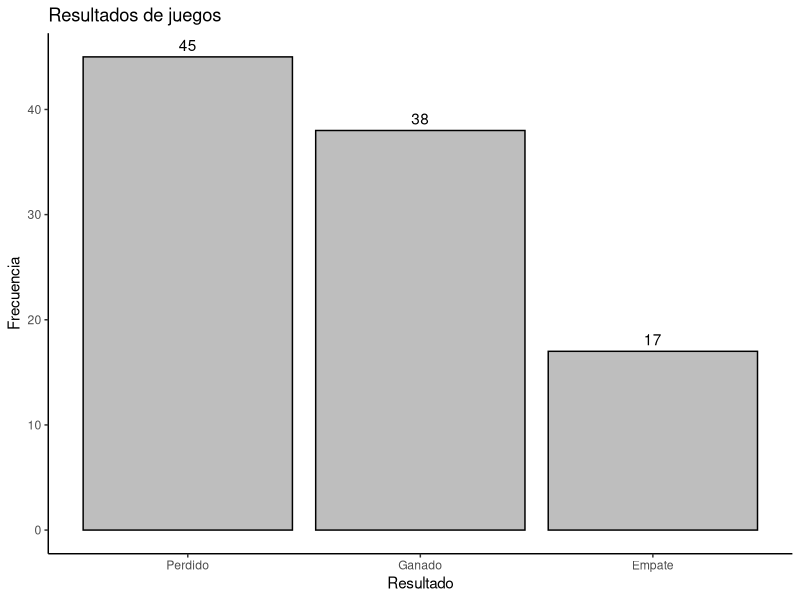
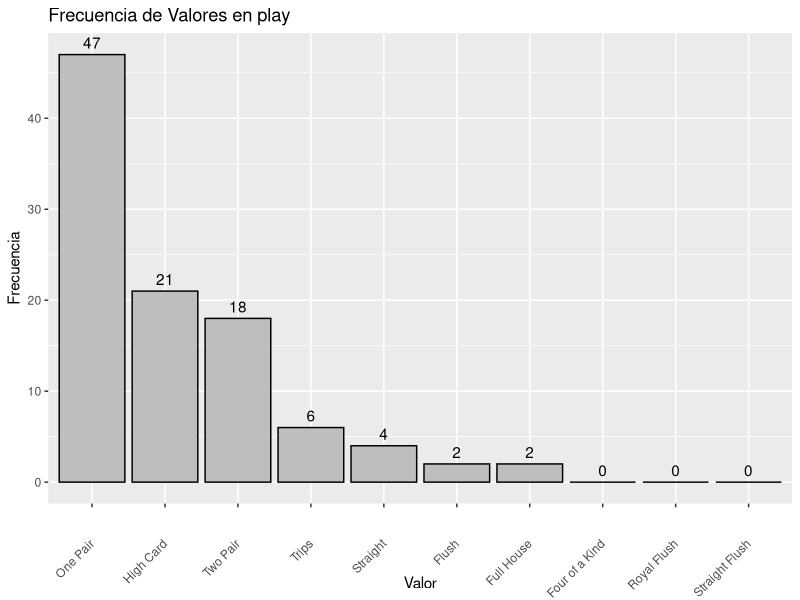
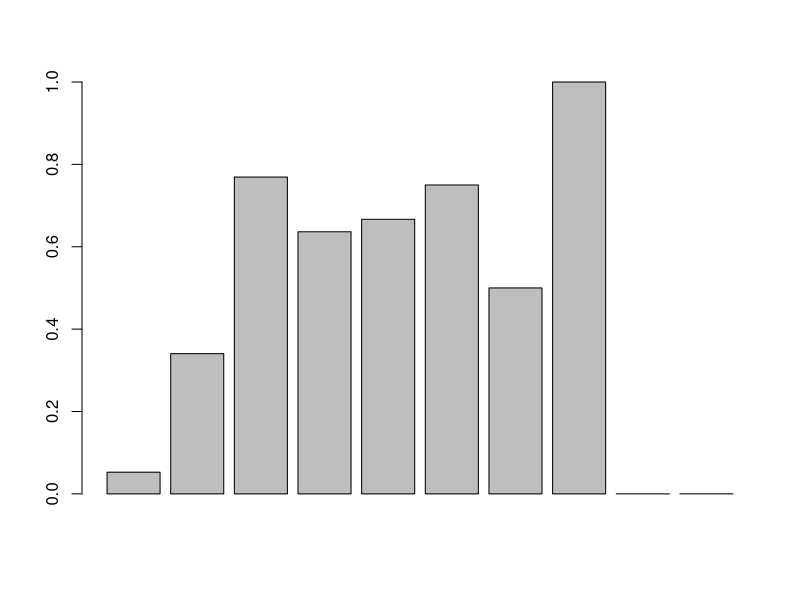
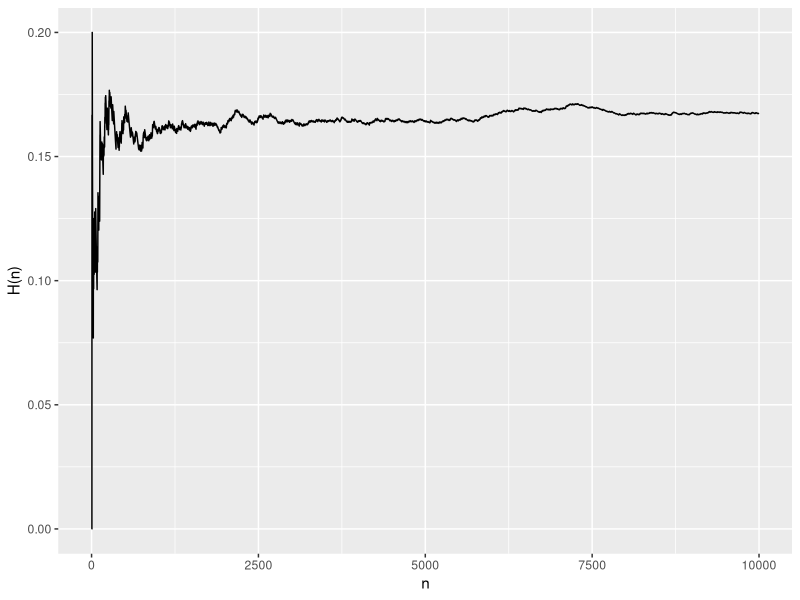
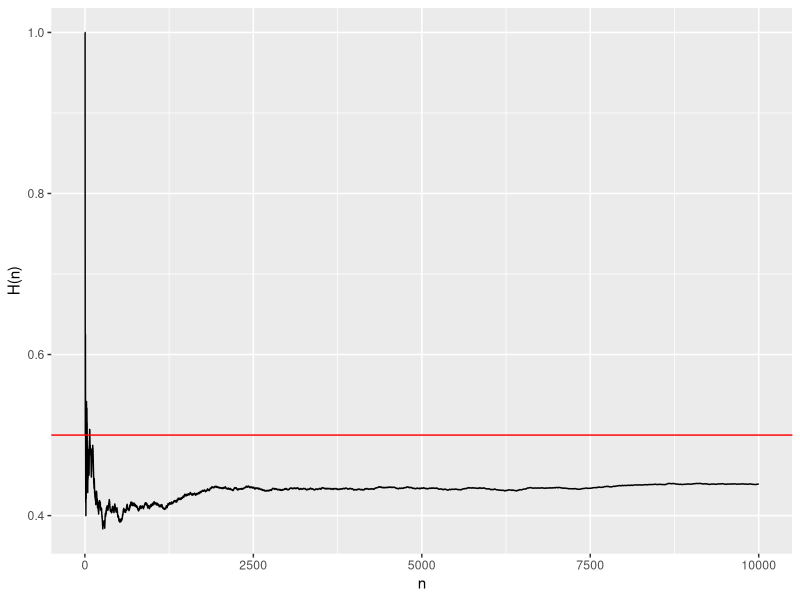
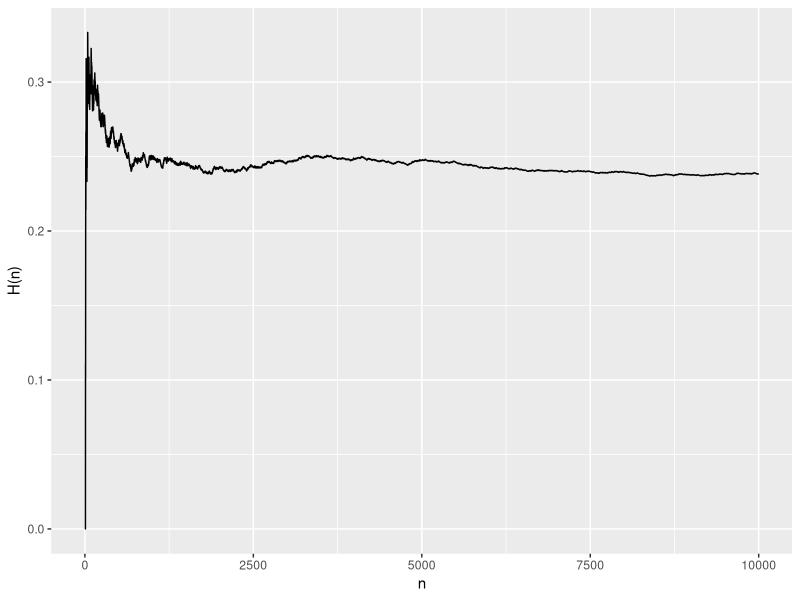
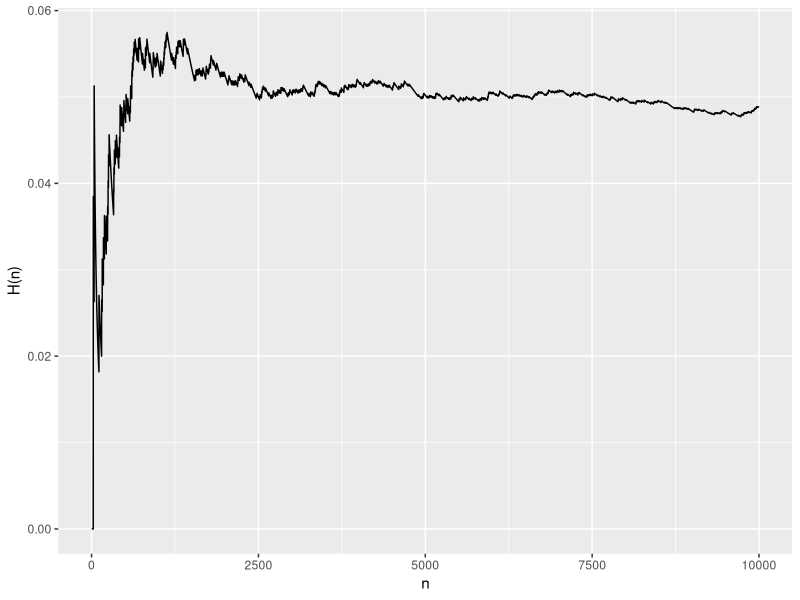
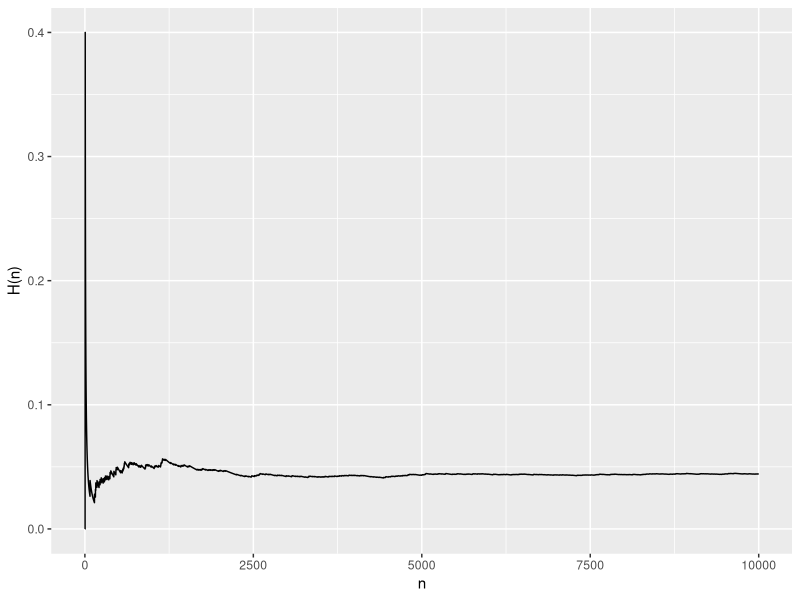

Write R code to recreate these figures, in order.
## ---- chunk 1
deck <- data.frame(
  face = c("king", "queen", "jack", "ten", "nine", "eight", "seven", "six",
           "five", "four", "three", "two", "ace", "king", "queen", "jack", "ten", 
           "nine", "eight", "seven", "six", "five", "four", "three", "two", "ace", 
           "king", "queen", "jack", "ten", "nine", "eight", "seven", "six", "five", 
           "four", "three", "two", "ace", "king", "queen", "jack", "ten", "nine", 
           "eight", "seven", "six", "five", "four", "three", "two", "ace"),  
  suit = c("spades", "spades", "spades", "spades", "spades", "spades", 
           "spades", "spades", "spades", "spades", "spades", "spades", "spades", 
           "clubs", "clubs", "clubs", "clubs", "clubs", "clubs", "clubs", "clubs", 
           "clubs", "clubs", "clubs", "clubs", "clubs", "diamonds", "diamonds", 
           "diamonds", "diamonds", "diamonds", "diamonds", "diamonds", "diamonds", 
           "diamonds", "diamonds", "diamonds", "diamonds", "diamonds", "hearts", 
           "hearts", "hearts", "hearts", "hearts", "hearts", "hearts", "hearts", 
           "hearts", "hearts", "hearts", "hearts", "hearts"), 
  value = c(13, 12, 11, 10, 9, 8, 7, 6, 5, 4, 3, 2, 1, 13, 12, 11, 10, 9, 8, 
            7, 6, 5, 4, 3, 2, 1, 13, 12, 11, 10, 9, 8, 7, 6, 5, 4, 3, 2, 1, 13, 12, 11, 
            10, 9, 8, 7, 6, 5, 4, 3, 2, 1)
)
## ---- chunk 2


shuffle <- function(deck) { 
  random <- sample(1:52, size = 52)
  deck[random, ]
}

shuffle_deck <- shuffle(deck)

## ---- chunk 3
  dealer <- function(shuffle_deck, n){
  
  cards_per_player <- 2
  players = vector("list", length = n)
  
  # Reparticion de las cartas segun en la posicion en la que se encuentren 
  for(i in 1:n){
    firts <- (i)
    last <- (i + n)
    players[[i]] <- merge(shuffle_deck[firts,],shuffle_deck[last,],all=TRUE)
    
  }
  
  # se ignoran las cartas ya repartidas y se ignora una mas para agregar las tres siguientes en fila 
  remaining_cards <- shuffle_deck[(n * cards_per_player + 2):(n * cards_per_player + 4), ]
  #A la posicion en la que quedamos se ignora la siguiente carta y se define la siguiente a esa
  turn <- shuffle_deck[(n * cards_per_player + 6),]
  #A la posicion en la que quedamos se ignora la siguiente carta y se define la siguiente a esa
  river <- shuffle_deck[(n * cards_per_player + 8),]
  
  #se unen las dos cartas resntantes al data frame de las cartas de la mesa 
  remaining_cards <- merge(remaining_cards,turn,all = TRUE)
  remaining_cards <- merge(remaining_cards,river,all = TRUE)
  
  return(list(players = players, table = remaining_cards))
}
## ---- chunk 4
numPlayers <- 2

players <- dealer(shuffle_deck, numPlayers)

print(shuffle_deck)

for (i in 1:numPlayers) {
  print(players$players[[i]])
}

print(players$table)

## ---- chunk 5
#function to extract and sort the cards 
sort_cards <- function(hand_Table,hand_Player){
  cards <- merge(hand_Table,hand_Player, all = TRUE)
  sort_c <- ordenado <- cards[order(cards$value),]
  return(sort_c) 
}

#Function auxiliar for cards_poker
is_ace <- function(value){
  if(value == 1){
    return(14)
  }
  return(value)
}

## ---- chunk 6

#function for royal flush 
royal_flush <- function(cards){
  
  #definicion de variables auxiliares 
  s = 0
  c = 0
  h = 0
  d = 0
  n=6
  counter = 0
  straigh = TRUE
  Flush = FALSE
  
  #se verifica si cumple la condicion inicial de que la ultima y la primer carta 
  #y se define el color que tienen 
  if(cards[1,3] == 1 & cards[7,3] == 13){
    if(cards[1,2] == "spades"){
      s = s + 1
    }
    if(cards[1,2] == "clubs"){
      c = c + 1
    }
    if(cards[1,2] == "hearts"){
      h = h + 1
    }
    if(cards[1,2] == "diamonds"){
      d = d + 1
    }
    
    if(cards[7,2] == "spades"){
      s = s + 1
    }
    if(cards[7,2] == "clubs"){
      c = c + 1
    }
    if(cards[7,2] == "hearts"){
      h = h + 1
    }
    if(cards[7,2] == "diamonds"){
      d = d + 1
    }
    
    #While que define si la escalera se cumple si no cambia el valor de verdad del straigh
    while (straigh & n>1) {
      if( ((cards[n,3] == (cards[n+1,3]-1))|cards[n,3] == (cards[n+1,3])) & counter<3 ){
        if(cards[n,2] == "spades"){
          s = s + 1
        }
        if(cards[n,2] == "clubs"){
          c = c + 1
        }
        if(cards[n,2] == "hearts"){
          h = h + 1
        }
        if(cards[n,2] == "diamonds"){
          d = d + 1
        }
        if(cards[n,3] == (cards[n+1,3]-1)){
          counter = counter +1
        }
      }
      if((cards[n,3] == (cards[n+1,3])) & counter<3){
        if(cards[n,2] == "spades"){
          s = s + 1
        }
        if(cards[n,2] == "clubs"){
          c = c + 1
        }
        if(cards[n,2] == "hearts"){
          h = h + 1
        }
        if(cards[n,2] == "diamonds"){
          d = d + 1
        }
      }
      if((cards[n+1,3]-cards[n,3]) > 1 & counter<3){
        straigh = FALSE
      }
      n = n-1
    }
    
    #Determina si cumple la condicion del color 
    if(d == 5 | c == 5 | s == 5 | h == 5){
      Flush = TRUE
    }
    
    #Retorno dependiendo de los valores obtenidos 
    if(straigh & Flush){
      return(c(10,14,0))
    }
    if(straigh & !Flush){
      return(c(5,14,0))
    }
  }
  return(c(0,0,0))
}
## ---- chunk 7

#function for straigh flush
straigh_flush <- function(cards){
  HC = 0
  counter = 0
  straigh = FALSE
  Flush = FALSE
  broke = FALSE
  s = 0
  c = 0
  h = 0
  d = 0
  
  #se define el color de la carta en donde se empieza la iteracion
  if(cards[1,2] == "spades"){
    s =s +1
  }
  if(cards[1,2] == "clubs"){
    c =c +1
  }
  if(cards[1,2] == "hearts"){
    h =h +1
  }
  if(cards[1,2] == "diamonds"){
    d =d +1
  }
  
  #se realiza un ciclo en donde se comprueba si la carta siguiente es continua a la anterior 
  for (i in 1:6) {
    #comprueba si la siguiente es una mayor a la carta actual
    if(cards[i,3] == (cards[i+1,3]-1) & !broke){
      counter = counter+1
      HC = cards[i+1,3]
      if(cards[i+1,2] == "spades"){
        s =s +1
      }
      if(cards[i+1,2] == "clubs"){
        c =c +1
      }
      if(cards[i+1,2] == "hearts"){
        h =h +1
      }
      if(cards[i+1,2] == "diamonds"){
        d =d +1
      }
    }
    #comprueba si el valor es exactamente igual que el de la carta actual 
    if(cards[i,3] == (cards[i+1,3]) & !broke){
      if(cards[i+1,2] == "spades"){
        s =s +1
      }
      if(cards[i+1,2] == "clubs"){
        c =c +1
      }
      if(cards[i+1,2] == "hearts"){
        h =h +1
      }
      if(cards[i+1,2] == "diamonds"){
        d =d +1
      }
    }
    #define si la carta siguiente no coincide para hacer una escalera 
    if(cards[i+1,3] - cards[i,3] > 1 & counter < 4){
      counter = 0
    }
    #define si la carta siguiente no tiene una escalera pero ya se tiene una escalera 
    if(cards[i+1,3] - cards[i,3] > 1 & counter >= 4){
      broke = !broke
    }
    
  }
  
  #condicionales para saber si existe la escalera y si existe el color 
  if(counter >= 4){
    straigh = TRUE
  }
  if(s==5 | c==5 | h==5 | d==5){
    Flush=TRUE
  }
  
  #retorno de las funciones finales con respecto a los valores de straigh y flush
  if(straigh & Flush){
    return(c(9,HC,0))
  }
  if(straigh & !Flush){
    return(c(5,HC,0))
  }
  if(!straigh & !Flush){
    return(c(0,0,0))
  }
  return(c(0,0,0))
}
## ---- chunk 8

#function for flush
card_flush <- function(cards){
  
  s = c(0,0)
  c = c(0,0)
  h = c(0,0)
  d = c(0,0)
  
  #mira cada carta y segun el color lo guarda en su respectivo vector con su respectivo valor 
  for (i in 1:7) {
      if(cards[i,2] == "spades"){
        s[1] =s[1] +1
        s[2] = cards[i,3]
      }
      if(cards[i,2] == "clubs"){
        c[1] =c[1] +1
        c[2] = cards[i,3]
      }
      if(cards[i,2] == "hearts"){
        h[1] =h[1] +1
        h[2] = cards[i,3]
      }
      if(cards[i,2] == "diamonds"){
        d[1] =d[1] +1
        d[2] = cards[i,3]
      }
  }
  #define cual tipo de color es el que salio y retorna 
  if(s[1]>=5){
    return(c(6,s[2],0))
  }
  if(c[1]>=5){
    return(c(6,c[2],0))
  }
  if(h[1]>=5){
    return(c(6,h[2],0))
  }
  if(d[1]>=5){
    return(c(6,d[2],0))
  }
  return(c(0,0,0))
}
## ---- chunk 9


#Function for poker, full house, tree of a kind, two pair and pair 
cards_poker <- function(cards){
  #se define un data frame auxiliar para unirlo al principal
  aux <- data.frame(
    face = c("F"),  
    suit = c("F"), 
    value = c(0))
  # se une dicho data frame
  cards = sort_cards(aux,cards)
  
  #se definen los vectores que guardaran la cantidad de veces que se repite alguna carta 
  poker = c(0,0)
  pair = c(0,0)
  three = c(0,0)
  n=1
  HC = 0
  index = 8
  #while que va determinando si existen cartas repetidas con respecto a las anteriores 
  while (index>1) {
    if(cards[index,3] == cards[index-1,3]){
      n = n+1
    }else{
      if(n == 2){
        pair[1]=pair[1]+1
        if(pair[2] == 0 | cards[index,3] == 1){
          pair[2]=is_ace(cards[index,3])
        }
      }
      if(n == 3){
        three[1]=three[1]+1
        if(three[2] == 0 | cards[index,3] == 1){
          three[2]=is_ace(cards[index,3])
        }
      }
      if(n == 4){
        poker[1]=poker[1]+1
        poker[2]=is_ace(cards[index,3])
      }
      
      #Definition of the High Card
      if(HC==0){
        if(n==1){
          HC = cards[index,3]
        }else{
          if(n == 2 & pair[1] == 1){
            HC = 0
          }
          if(n == 2 & pair[1] == 2 ){
            HC = is_ace(cards[index-1,3])
          }
          if(n == 3 ){
            HC = is_ace(cards[index-1,3])
          }
          if(n == 4 ){
            HC = is_ace(cards[index-1,3])
          }
        }
      }
      n = 1
    }
    index = index - 1
  }
  
  #Con los valores obtenidos de los vectores llenados se define la salida que tendra la funcion
  if(poker[1]==1){
    return(c(8,poker[2],HC))
  }
  if((three[1] == 2) | (three[1] == 1 & (pair[1]==1 | pair[1]==2))){
    return(c(7,three[2],0))
  }
  if(three[1]==1 & pair[1]!=1 & pair[1]!=2){
    return(c(4,three[2],HC))
  }
  if(pair[1]==2 | pair[1]==3){
    return(c(3,pair[2],HC))
  }
  if(pair[1]==1){
    return(c(2,pair[2],HC))
  }
  return(c(1,cards[8,3],0))
}
## ---- chunk 10
#function defining the hand 
hand_defining <- function(poker_table,hand_player){
  
  cards = sort_cards(poker_table,hand_player)
  
  hand = c(0,0,0)
  
  #Define si tiene la jugada mas fuerte 
  aux = royal_flush(cards)
  if(aux[1] == 10){
    return(aux)
  }else{
    hand = aux
  }
  
  #si no la tiene determina si tiene una escalera o anteriormente obtuvo una escalera real 
  aux = straigh_flush(cards)
  if(aux[1]==9){
    return(aux)
  }
  if(hand[2]<aux[2]){
    hand = aux
  }
  
  #determina si el jugador tiene color 
  aux = card_flush(cards)
  if(aux[1]==6){
    hand = aux
  }
  
  #Por ultimo define si tiene alguna de las jugadas restantes para retornar el valor de la mano 
  aux = cards_poker(cards)
  if(aux[1]>hand[1]){
    return(aux)
  }else{
    return(hand)
  }
  
}
## ---- chunk 11

#function defining
player_won <- function(game_1,game_2){
  if(game_1[1] > game_2[1]){
    return(1)
  }
  if(game_1[1] == game_2[1] & game_1[2] > game_2[2]){
    return(1)
  }
  if(game_1[1] == game_2[1] & game_1[2] == game_2[2]){
    if(game_1[3] > game_2[3] ){
      return(1)
    }
    if(game_1[3] < game_2[3]){
      return(2)
    }
    return(3)
  }
  return(2)
}

## ---- chunk 12
prueba_straigh_flush <- data.frame(
  face = c("two", "three", "five", "four", "seven"),  
  suit = c("spades", "clubs", "spades", "diamonds", "hearts"), 
  value = c(2,3,5,4,7)
)

prueba_mano <- data.frame(
  face = c("ten", "eigth"),  
  suit = c("clubs", "spades"), 
  value = c(10,8)
)

prueba <- hand_defining(prueba_straigh_flush,prueba_mano)
prueba 
## ---- chunk 13

library(ggplot2)


win = rep(0,3)
play = rep(0,10)

for (i in 1:100) {
  
  won = 1
  
  deck_shuffle = shuffle(deck)
  players <- dealer(deck_shuffle,numPlayers)
  
  hand_player = hand_defining(players$table,players$players[[1]])
  play[hand_player[1]] = play[hand_player[1]]+1
  
  for (i in 2:numPlayers) {
    aux = player_won(hand_player,hand_defining(players$table,players$players[[i]]))
    if(aux == 2){
      won = 2
      break
    }
    won = aux
  }
  win[won] = win[won] +1
}

df_win <- data.frame(Resultado = c("Ganado", "Perdido", "Empate"),
                 Frecuencia = win)
df_win$Resultado <- reorder(df_win$Resultado, -df_win$Frecuencia)

ggplot(df_win, aes(x = Resultado, y = Frecuencia)) +
  geom_bar(stat = "identity", fill = "grey", color = "black") +
  geom_text(aes(label = Frecuencia), vjust = -0.5) +
  labs(title = "Resultados de juegos",
       x = "Resultado",
       y = "Frecuencia") +
  theme_classic()




df_play <- data.frame(Valor = c("High Card", "One Pair", "Two Pair", "Trips", "Straight", "Flush", "Full House", "Four of a Kind", "Straight Flush", "Royal Flush"), Frecuencia = play)

df_play$Valor <- reorder(df_play$Valor, -df_play$Frecuencia)

ggplot(df_play, aes(x = Valor, y = Frecuencia)) +
  geom_bar(stat = "identity", fill = "gray", color = "black") +
  geom_text(aes(label = Frecuencia), vjust = -0.5) +  
  labs(title = "Frecuencia de Valores en play",
       x = "Valor",
       y = "Frecuencia") +
  theme(axis.text.x = element_text(angle = 45, vjust = 0.5, hjust = 1))

## ---- chunk 14

library(ggplot2)


hand <- matrix(0,nrow=10,ncol=2)
aux = 0
aux_2 = 0

for (i in 1:100) {
  
  deck_shuffle = shuffle(deck)
  players <- dealer(deck_shuffle,numPlayers)
  
  hand_player = hand_defining(players$table,players$players[[1]])
  
  hand[hand_player[1],1] = hand[hand_player[1],1] + 1
  
  for (i in 2:numPlayers) {
    aux = player_won(hand_player,hand_defining(players$table,players$players[[i]]))
    if(aux == 2){
      break
    }
  }
  
  if(aux == 1){
    hand[hand_player[1],2] = hand[hand_player[1],2] +1 
  }
  
}

win_per_hand = rep(0,10)

for (i in 1:10) {
  if(hand[i,1]!=0){
    win_per_hand[i] = hand[i,2]/hand[i,1]
  }
}

barplot(win_per_hand)

## ---- chunk 15

library(ggplot2)

num_sim <- 10000

jugadas <- matrix(0,nrow = 10,ncol = num_sim)

for (i in 1:num_sim) {
  
  
  deck_shuffle = shuffle(deck)
  players <- dealer(deck_shuffle,numPlayers)
  
  hand_player = hand_defining(players$table,players$players[[1]])
  
  jugadas[hand_player[1],i] = 1
  
}

  Hn = cumsum(jugadas[1,1:num_sim])
  simu = data.frame(n = 1:num_sim, Hn1 = Hn)

  ggplot(data=simu, aes(x=n, y= Hn1/n))+
  geom_line() +
  geom_abline(intercept=0.5, slope=0, color = 'red', size=.5) +
  ylab("H(n)")
  
  Hn = cumsum(jugadas[2,1:num_sim])
  simu = data.frame(n = 1:num_sim, Hn1 = Hn)

  ggplot(data=simu, aes(x=n, y= Hn1/n))+
  geom_line() +
  geom_abline(intercept=0.5, slope=0, color = 'red', size=.5) +
  ylab("H(n)")
  
  Hn = cumsum(jugadas[3,1:num_sim])
  simu = data.frame(n = 1:num_sim, Hn1 = Hn)

  ggplot(data=simu, aes(x=n, y= Hn1/n))+
  geom_line() +
  geom_abline(intercept=0.5, slope=0, color = 'red', size=.5) +
  ylab("H(n)")
  
  Hn = cumsum(jugadas[4,1:num_sim])
  simu = data.frame(n = 1:num_sim, Hn1 = Hn)

  ggplot(data=simu, aes(x=n, y= Hn1/n))+
  geom_line() +
  geom_abline(intercept=0.5, slope=0, color = 'red', size=.5) +
  ylab("H(n)")
  
  Hn = cumsum(jugadas[5,1:num_sim])
  simu = data.frame(n = 1:num_sim, Hn1 = Hn)

  ggplot(data=simu, aes(x=n, y= Hn1/n))+
  geom_line() +
  geom_abline(intercept=0.5, slope=0, color = 'red', size=.5) +
  ylab("H(n)")
  
  Hn = cumsum(jugadas[6,1:num_sim])
  simu = data.frame(n = 1:num_sim, Hn1 = Hn)

  ggplot(data=simu, aes(x=n, y= Hn1/n))+
  geom_line() +
  geom_abline(intercept=0.5, slope=0, color = 'red', size=.5) +
  ylab("H(n)")
  
  Hn = cumsum(jugadas[7,1:num_sim])
  simu = data.frame(n = 1:num_sim, Hn1 = Hn)

  ggplot(data=simu, aes(x=n, y= Hn1/n))+
  geom_line() +
  geom_abline(intercept=0.5, slope=0, color = 'red', size=.5) +
  ylab("H(n)")
  
  Hn = cumsum(jugadas[8,1:num_sim])
  simu = data.frame(n = 1:num_sim, Hn1 = Hn)

  ggplot(data=simu, aes(x=n, y= Hn1/n))+
  geom_line() +
  geom_abline(intercept=0.5, slope=0, color = 'red', size=.5) +
  ylab("H(n)")
  
  Hn = cumsum(jugadas[9,1:num_sim])
  simu = data.frame(n = 1:num_sim, Hn1 = Hn)

  ggplot(data=simu, aes(x=n, y= Hn1/n))+
  geom_line() +
  geom_abline(intercept=0.5, slope=0, color = 'red', size=.5) +
  ylab("H(n)")
  
  Hn = cumsum(jugadas[10,1:num_sim])
  simu = data.frame(n = 1:num_sim, Hn1 = Hn)

  ggplot(data=simu, aes(x=n, y= Hn1/n))+
  geom_line() +
  geom_abline(intercept=0.5, slope=0, color = 'red', size=.5) +
  ylab("H(n)")
